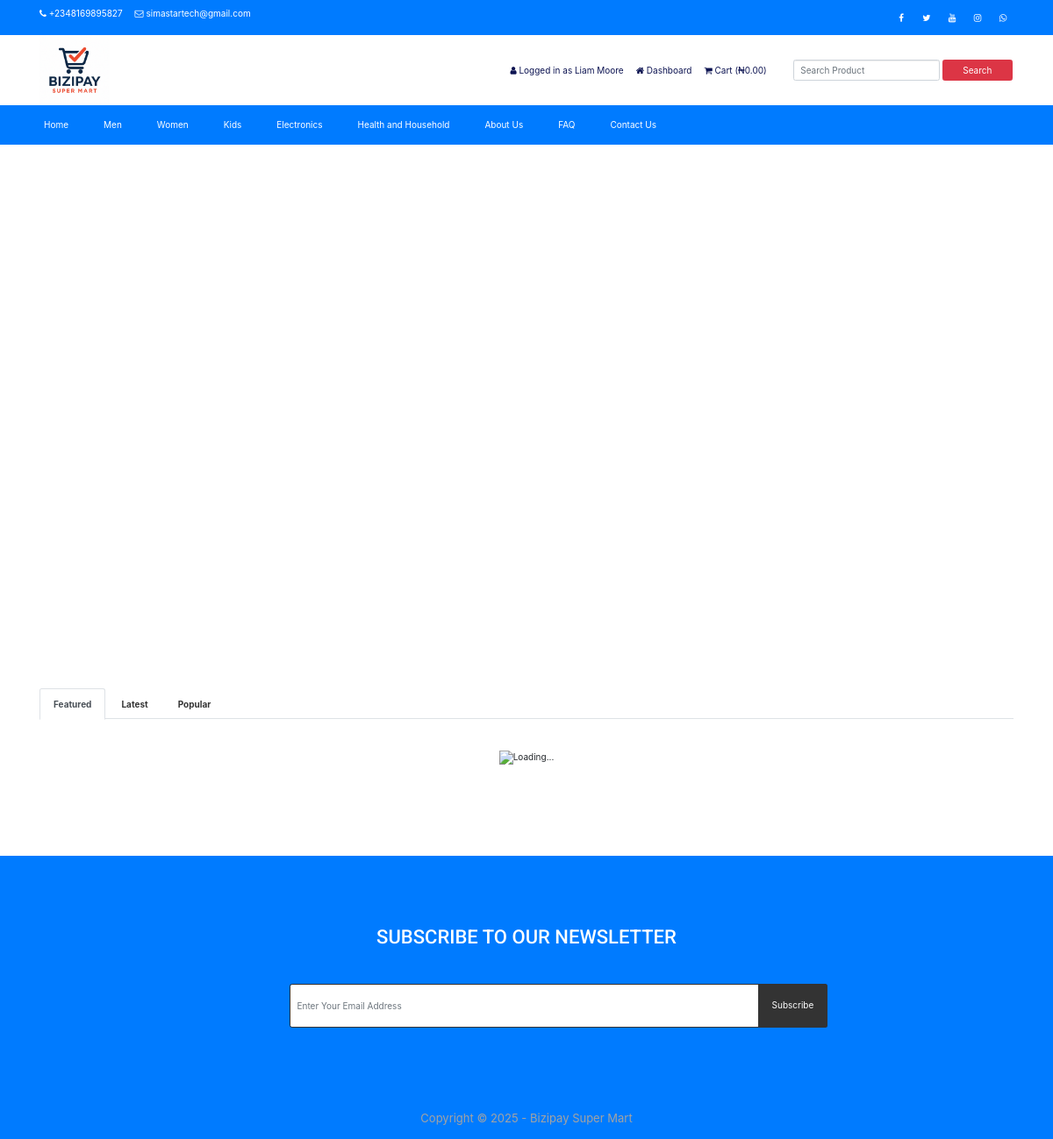
Page /indexold.php (signed in) on the committed database.
### tables this page shows
CREATE TABLE `tbl_settings` (
  `id` int(11) NOT NULL,
  `logo` varchar(255) NOT NULL,
  `favicon` varchar(255) NOT NULL,
  `footer_about` text NOT NULL,
  `footer_copyright` text NOT NULL,
  `contact_address` text NOT NULL,
  `contact_email` varchar(50) NOT NULL,
  `contact_phone` varchar(14) NOT NULL,
  `contact_fax` varchar(14) NOT NULL,
  `contact_map_iframe` text NOT NULL,
  `receive_email` varchar(50) NOT NULL,
  `receive_email_subject` varchar(200) NOT NULL,
  `receive_email_thank_you_message` text NOT NULL,
  `forget_password_message` text NOT NULL,
  `total_recent_post_footer` int(10) NOT NULL,
  `total_popular_post_footer` int(10) NOT NULL,
  `total_recent_post_sidebar` int(11) NOT NULL,
  `total_popular_post_sidebar` int(11) NOT NULL,
  `total_featured_product_home` int(11) NOT NULL,
  `total_latest_product_home` int(11) NOT NULL,
  `total_popular_product_home` int(11) NOT NULL,
  `meta_title_home` text NOT NULL,
  `meta_keyword_home` text NOT NULL,
  `meta_description_home` text NOT NULL,
  `banner_login` varchar(255) NOT NULL,
  `banner_registration` varchar(200) NOT NULL,
  `banner_forget_password` varchar(200) NOT NULL,
  `banner_reset_password` varchar(200) NOT NULL,
  `banner_search` varchar(200) NOT NULL,
  `banner_cart` varchar(200) NOT NULL,
  `banner_checkout` varchar(200) NOT NULL,
  `banner_product_category` varchar(200) NOT NULL,
  `banner_blog` varchar(200) NOT NULL,
  `cta_title` varchar(200) NOT NULL,
  `cta_content` text NOT NULL,
  `cta_read_more_text` varchar(200) NOT NULL,
  `cta_read_more_url` varchar(200) NOT NULL,
  `cta_photo` varchar(200) NOT NULL,
  `featured_product_title` varchar(200) NOT NULL,
  `featured_product_subtitle` text NOT NULL,
  `latest_product_title` text NOT NULL,
  `latest_product_subtitle` text NOT NULL,
  `popular_product_title` text NOT NULL,
  `popular_product_subtitle` text NOT NULL,
  `testimonial_title` text NOT NULL,
  `testimonial_subtitle` text NOT NULL,
  `testimonial_photo` text NOT NULL,
  `blog_title` text NOT NULL,
  `blog_subtitle` text NOT NULL,
  `newsletter_text` text NOT NULL,
  `paypal_email` varchar(50) NOT NULL,
  `stripe_public_key` varchar(100) NOT NULL,
  `stripe_secret_key` varchar(100) NOT NULL,
  `bank_detail` text NOT NULL,
  `before_head` text NOT NULL,
  `after_body` text NOT NULL,
  `before_body` text NOT NULL,
  `home_service_on_off` int(11) NOT NULL,
  `home_welcome_on_off` int(11) NOT NULL,
  `home_featured_product_on_off` int(11) NOT NULL,
  `home_latest_product_on_off` int(11) NOT NULL,
  `home_popular_product_on_off` int(11) NOT NULL,
  `home_testimonial_on_off` int(11) NOT NULL,
  `home_blog_on_off` int(11) NOT NULL,
  `newsletter_on_off` int(11) NOT NULL,
  `ads_above_welcome_on_off` int(1) NOT NULL,
  `ads_above_featured_product_on_off` int(1) NOT NULL,
  `ads_above_latest_product_on_off` int(1) NOT NULL,
  `ads_above_popular_product_on_off` int(1) NOT NULL,
  `ads_above_testimonial_on_off` int(1) NOT NULL,
  `ads_category_sidebar_on_off` int(1) NOT NULL,
  `referral_amount` decimal(10,0) NOT NULL,
  `paystack_secret_key` varchar(120) NOT NULL DEFAULT '',
  `paystack_public_key` varchar(120) NOT NULL DEFAULT ''
);

CREATE TABLE `tbl_social` (
  `social_id` int(11) NOT NULL,
  `social_name` varchar(30) NOT NULL,
  `social_url` varchar(255) NOT NULL,
  `social_icon` varchar(30) NOT NULL
);

CREATE TABLE `tbl_top_category` (
  `tcat_id` int(11) NOT NULL,
  `tcat_name` varchar(255) NOT NULL,
  `show_on_menu` int(1) NOT NULL
);

CREATE TABLE `tbl_page` (
  `id` int(11) NOT NULL,
  `about_title` varchar(255) NOT NULL,
  `about_content` text NOT NULL,
  `about_banner` varchar(255) NOT NULL,
  `about_meta_title` varchar(255) NOT NULL,
  `about_meta_keyword` text NOT NULL,
  `about_meta_description` text NOT NULL,
  `faq_title` varchar(255) NOT NULL,
  `faq_banner` varchar(255) NOT NULL,
  `faq_meta_title` varchar(255) NOT NULL,
  `faq_meta_keyword` text NOT NULL,
  `faq_meta_description` text NOT NULL,
  `blog_title` varchar(255) NOT NULL,
  `blog_banner` varchar(255) NOT NULL,
  `blog_meta_title` varchar(255) NOT NULL,
  `blog_meta_keyword` text NOT NULL,
  `blog_meta_description` text NOT NULL,
  `contact_title` varchar(255) NOT NULL,
  `contact_banner` varchar(255) NOT NULL,
  `contact_meta_title` varchar(255) NOT NULL,
  `contact_meta_keyword` text NOT NULL,
  `contact_meta_description` text NOT NULL,
  `pgallery_title` varchar(255) NOT NULL,
  `pgallery_banner` varchar(255) NOT NULL,
  `pgallery_meta_title` varchar(255) NOT NULL,
  `pgallery_meta_keyword` text NOT NULL,
  `pgallery_meta_description` text NOT NULL,
  `vgallery_title` varchar(255) NOT NULL,
  `vgallery_banner` varchar(255) NOT NULL,
  `vgallery_meta_title` varchar(255) NOT NULL,
  `vgallery_meta_keyword` text NOT NULL,
  `vgallery_meta_description` text NOT NULL
);

### indexold.php (the view, shortened to what this page needs)
<?php require_once('header.php');
require_once("admin/inc/config.php");
?>
<div class="product pt_70 pb_70">
    <div class="container">
        <div class="row">
            <div class="col-md-12">
                <ul class="nav nav-tabs" id="productTabs" role="tablist">
                    <li class="nav-item">
                        <a class="nav-link active" id="featured-tab" data-toggle="tab" href="#featured" role="tab" aria-controls="featured" aria-selected="true">Featured</a>
                    </li>
                    <li class="nav-item">
                        <a class="nav-link" id="latest-tab" data-toggle="tab" href="#latest" role="tab" aria-controls="latest" aria-selected="false">Latest</a>
                    </li>
                    <li class="nav-item">
                        <a class="nav-link" id="popular-tab" data-toggle="tab" href="#popular" role="tab" aria-controls="popular" aria-selected="false">Popular</a>
                    </li>
                </ul>
                <div class="tab-content pt-4" id="productTabsContent">
                    <div class="tab-pane fade show active" id="featured" role="tabpanel" aria-labelledby="featured-tab">
                        <div id="featured-loading" style="text-align:center;display:none;">
                            <img src="assets/img/loading.gif" alt="Loading..." style="width:40px;">
                        </div>
                    </div>
                </div>
            </div>
        </div>
    </div>
</div>
<?php require_once('footer.php'); ?>
<link rel="stylesheet" href="https://cdn.jsdelivr.net/npm/bootstrap@4.6.2/dist/css/bootstrap.min.css" />

### header.php (shortened to what this page needs)
<?php
include("admin/inc/config.php");
$statement = $pdo->prepare("SELECT * FROM tbl_settings WHERE id=1");
$statement->execute();
$result = $statement->fetchAll(PDO::FETCH_ASSOC);
foreach ($result as $row)
{
	$logo = $row['logo'];
	$contact_email = $row['contact_email'];
	$contact_phone = $row['contact_phone'];
}
?>
<!DOCTYPE html>
<html lang="en">
<head>
	<link rel="stylesheet" href="assets/css/bootstrap.min.css">
	<link rel="stylesheet" href="assets/css/font-awesome.min.css">
	<link rel="stylesheet" href="assets/css/owl.carousel.min.css">
	<link rel="stylesheet" href="assets/css/owl.theme.default.min.css">
	<link rel="stylesheet" href="assets/css/jquery.bxslider.min.css">
    <link rel="stylesheet" href="assets/css/magnific-popup.css">
    <link rel="stylesheet" href="assets/css/rating.css">
	<link rel="stylesheet" href="assets/css/spacing.css">
	<link rel="stylesheet" href="assets/css/bootstrap-touch-slider.css">
	<link rel="stylesheet" href="assets/css/animate.min.css">
	<link rel="stylesheet" href="assets/css/tree-menu.css">
	<link rel="stylesheet" href="assets/css/select2.min.css">
	<link rel="stylesheet" href="assets/css/main.css">
	<link rel="stylesheet" href="assets/css/responsive.css">
	<?php
	$statement = $pdo->prepare("SELECT * FROM tbl_page WHERE id=1");
	$statement->execute();
	$result = $statement->fetchAll(PDO::FETCH_ASSOC);
		?>
</head>
<body>
<div class="top bg-blue">
	<div class="container">
		<div class="row">
			<div class="col-md-6 col-sm-6 col-xs-12">
				<div class="left">
					<ul>
						<li><i class="fa fa-phone"></i> <?php echo $contact_phone; ?></li>
						<li><i class="fa fa-envelope-o"></i> <?php echo $contact_email; ?></li>
					</ul>
				</div>
			</div>
			<div class="col-md-6 col-sm-6 col-xs-12">
				<div class="right">
					<ul>
						<?php
						$statement = $pdo->prepare("SELECT * FROM tbl_social");
						$statement->execute();
						$result = $statement->fetchAll(PDO::FETCH_ASSOC);
						foreach ($result as $row) {
							?>
							<?php if($row['social_url'] != ''): ?>
							<li><a href="<?php echo $row['social_url']; ?>"><i class="<?php echo $row['social_icon']; ?>"></i></a></li>
							<?php endif; ?>
							<?php
						}
						?>
					</ul>
				</div>
			</div>
		</div>
	</div>
</div>
<div class="header">
	<div class="container">
		<div class="row inner">
			<div class="col-md-4 logo">
				<a href="index.php"><img src="assets/uploads/<?php echo $logo; ?>" alt="logo image"></a>
			</div>
			<div class="col-md-5 right">
				<ul>
					<?php
					if(isset($_SESSION['customer'])) {
						?>
						<li><i class="fa fa-user"></i> <?php echo LANG_VALUE_13; ?> <?php echo $_SESSION['customer']['cust_name']; ?></li>
						<li><a href="dashboard.php"><i class="fa fa-home"></i> <?php echo LANG_VALUE_89; ?></a></li>
						<?php
					} else {
						?>
						<li><a href="login.php"><i class="fa fa-sign-in"></i> <?php echo LANG_VALUE_9; ?></a></li>
						<li><a href="registration.php"><i class="fa fa-user-plus"></i> <?php echo LANG_VALUE_15; ?></a></li>
						<?php
					}
					?>
					<li><a href="cart.php"><i class="fa fa-shopping-cart"></i> <?php echo LANG_VALUE_18; ?> (<?php echo LANG_VALUE_1; ?><?php
					if(isset($_SESSION['cart_p_id'])) {
						$table_total_price = 0;
						$i=0;
	                    foreach($_SESSION['cart_p_qty'] as $key => $value)
	                    {
	                        $i++;
	                        $arr_cart_p_qty[$i] = $value;
	                    }                    $i=0;
	                    foreach($_SESSION['cart_p_current_price'] as $key => $value)
	                    {
	                        $i++;
	                        $arr_cart_p_current_price[$i] = $value;
	                    }
	                    for($i=1;$i<=count($arr_cart_p_qty);$i++) {
	                    	$row_total_price = $arr_cart_p_current_price[$i]*$arr_cart_p_qty[$i];
	                        $table_total_price = $table_total_price + $row_total_price;
	                    }
						echo $table_total_price;
					} else {
						echo '0.00';
					}
					?>)</a></li>
				</ul>
			</div>
			<div class="col-md-3 search-area">
				<form class="navbar-form navbar-left" role="search" action="search-result.php" method="get">
					<div class="form-group">
						<input type="text" class="form-control search-top" placeholder="<?php echo LANG_VALUE_2; ?>" name="search_text">
					</div>
					<button type="submit" class="btn btn-danger"><?php echo LANG_VALUE_3; ?></button>
				</form>
			</div>
		</div>
	</div>
</div>
<div class="nav bg-blue">
	<div class="container bg-blue">
		<div class="row">
			<div class="col-md-12 pl_0 pr_0 bg-blue">
				<div class="menu-container bg-blue">
					<div class="menu">
						<ul>
							<li><a href="index.php">Home</a></li>
							<?php
							$statement = $pdo->prepare("SELECT * FROM tbl_top_category WHERE show_on_menu=1");
							$statement->execute();
							$result = $statement->fetchAll(PDO::FETCH_ASSOC);
							foreach ($result as $row) {
								?>
								<li><a href="product-category.php?id=<?php echo $row['tcat_id']; ?>&type=top-category"><?php echo $row['tcat_name']; ?></a>
								</li>
								<?php
							}
							?>
							<?php
							$statement = $pdo->prepare("SELECT * FROM tbl_page WHERE id=1");
							$statement->execute();
							$result = $statement->fetchAll(PDO::FETCH_ASSOC);
							foreach ($result as $row) {
								$about_title = $row['about_title'];
								$faq_title = $row['faq_title'];
								$contact_title = $row['contact_title'];
							}
							?>
							<li><a href="about.php"><?php echo $about_title; ?></a></li>
							<li><a href="faq.php"><?php echo $faq_title; ?></a></li>
							<li><a href="contact.php"><?php echo $contact_title; ?></a></li>
						</ul>
					</div>
				</div>
			</div>
		</div>
	</div>
</div>

### footer.php (shortened to what this page needs)
<?php
$statement = $pdo->prepare("SELECT * FROM tbl_settings WHERE id=1");
$statement->execute();
$result = $statement->fetchAll(PDO::FETCH_ASSOC);
foreach ($result as $row)
{
	$footer_copyright = $row['footer_copyright'];
    $newsletter_on_off = $row['newsletter_on_off'];
}
?>
<?php if($newsletter_on_off == 1): ?>
<section class="home-newsletter bg-blue">
	<div class="container">
		<div class="row">
			<div class="col-md-6 col-md-offset-3">
				<div class="single">
				<form action="" method="post">
					<h2><?php echo LANG_VALUE_93; ?></h2>
					<div class="input-group">
			        	<input type="email" class="form-control" placeholder="<?php echo LANG_VALUE_95; ?>" name="email_subscribe">
			         	<span class="input-group-btn">
			         	<button class="btn btn-theme" type="submit" name="form_subscribe"><?php echo LANG_VALUE_92; ?></button>
			         	</span>
			        </div>
				</div>
			</div>
		</div>
	</div>
</section>
<?php endif; ?>
<div class="footer-bottom bg-blue">
	<div class="container">
		<div class="row">
			<div class="col-md-12 copyright">
				<?php echo $footer_copyright; ?>
			</div>
		</div>
	</div>
</div>
</body>
</html>

### rows in the picture
tbl_settings: contact_phone "+2348169895827", contact_email "simastartech@gmail.com", logo (picture), footer_copyright "Copyright © 2025 - Bizipay Super Mart"
tbl_top_category: tcat_name "Men"
tbl_top_category: tcat_name "Women"
tbl_top_category: tcat_name "Kids"
tbl_top_category: tcat_name "Electronics"
tbl_top_category: tcat_name "Health and Household"
tbl_page: about_title "About Us", faq_title "FAQ", contact_title "Contact Us"

### other values in the picture
LANG_VALUE_13 "Logged in as"
$_SESSION['customer']['cust_name'] "Liam Moore"
LANG_VALUE_89 "Dashboard"
LANG_VALUE_18 "Cart"
LANG_VALUE_1 "₦"
LANG_VALUE_3 "Search"
LANG_VALUE_93 "SUBSCRIBE TO OUR NEWSLETTER"
LANG_VALUE_92 "Subscribe"
